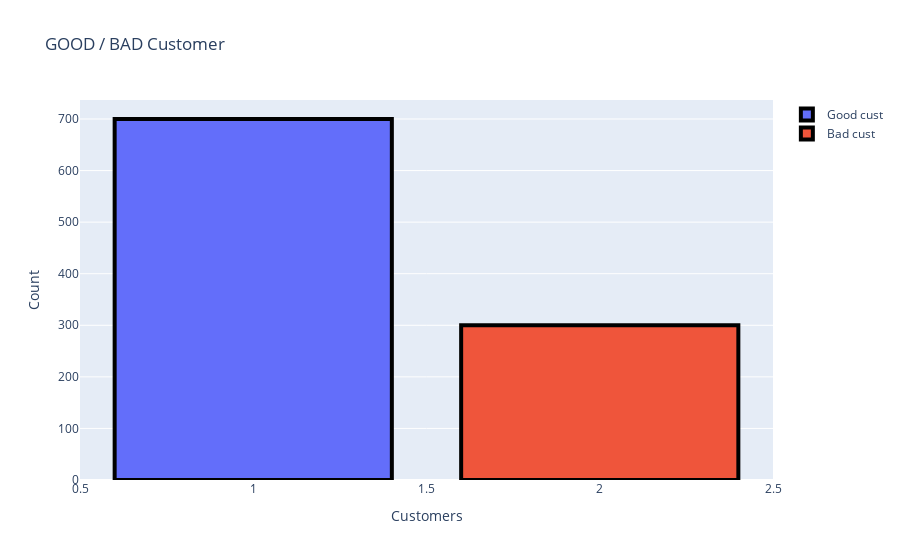

Source (notebook cell):
### Markdown cell above
### Exploring the target variable distribution

### Code cell
trace0 = go.Bar(
            x = df[df["Y"]== 1]["Y"].value_counts().index.values,
            y = df[df["Y"]== 1]["Y"].value_counts().values,
            name='Good cust')

trace1 = go.Bar(
            x = df[df["Y"]== 2]["Y"].value_counts().index.values,
            y = df[df["Y"]== 2]["Y"].value_counts().values,
            name='Bad cust')


data = [trace0, trace1]
layout = go.Layout(
    yaxis=dict(
        title='Count'
    ),
    xaxis=dict(
        title='Customers'
    ),
    title='GOOD / BAD Customer'
)

fig = go.Figure(data=data, layout=layout)
fig.data[0].marker.line.width = 4
fig.data[0].marker.line.color = "black"
fig.data[1].marker.line.width = 4
fig.data[1].marker.line.color = "black"
py.iplot(fig, filename='grouped-bar')

### Figure 1 — Plotly figure (JSON) as saved in the notebook; plotly's stock layout.template omitted (floating-point values rounded to 4 significant figures)
{"data": [{"marker": {"line": {"color": "black", "width": 4}}, "name": "Good cust", "type": "bar", "x": [1], "y": [700]}, {"marker": {"line": {"color": "black", "width": 4}}, "name": "Bad cust", "type": "bar", "x": [2], "y": [300]}], "layout": {"title": {"text": "GOOD / BAD Customer"}, "xaxis": {"title": {"text": "Customers"}}, "yaxis": {"title": {"text": "Count"}}}}
